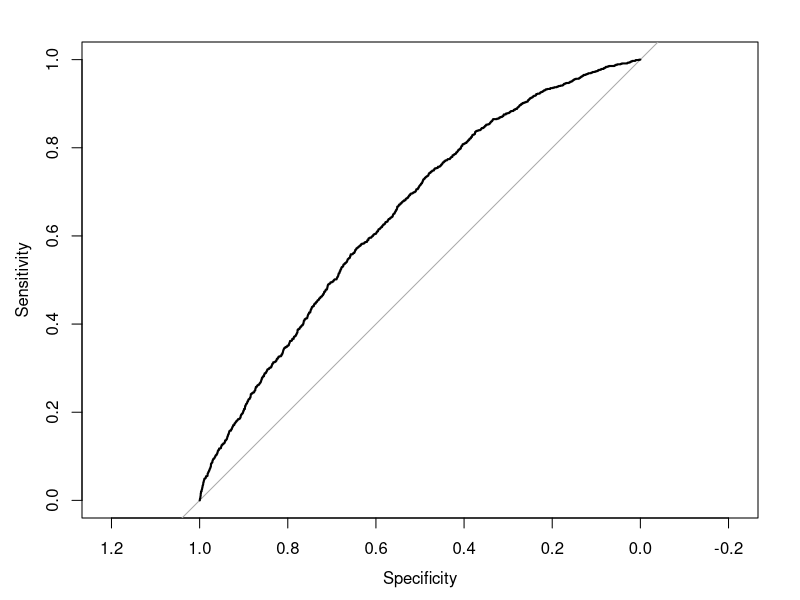

Here is the R script that generated this plot:

#### REGRESSAO LOGISTICA 
library(readr)
library(pROC)

test_set <- read_csv("test_set.csv")
training_set <- read_csv("training_set.csv")
attach(c(test_set, training_set))
test_set$X1 <- NULL
training_set$X1 <- NULL
# vamos construir um pequeno modelo para entendermos como funciona
log_model_cat <- glm(loan_status ~ ir_cat,
                     family = "binomial",
                     data = training_set
)


# Vamos ver os parametros do modelo 
log_model_cat

#QUANTO QUE A CHANCE DE DEFAULT AUMENTA SE COMPARARMOS 0-8 (variavel de referencia) COM 8-11
exp(log_model_cat$coefficients["ir_cat8-11"])

####Vamos construir um modelo maior com a seguinte linha de codigo
log_model_multi <- glm(loan_status ~ age + ir_cat + grade + loan_amnt + annual_inc, family = "binomial", data = training_set)


#### vamos ver os niveis de significancia dos parametros
summary(log_model_multi)

#### vamos usar a funcao predict para testar nosso modelo no test_set
predictions_all_small <- predict(log_model_multi, newdata = test_set, type = "response")

#### vamos verificar a variacao do nosso modelo de reg_logistica
range(predictions_all_small)

#### vamos finalmente construir um modelo com todos os parametros 
log_model_full <- glm(loan_status ~ ., family = "binomial", data = training_set)

#### Make PD-predictions for all test set elements using the the full logistic regression model
predictions_all_full <- predict(log_model_full, newdata = test_set, type = "response")

# vamos verificar novamente a variacao de probabilidade do nosso modelo
round(range(predictions_all_full),5)*100


### Vamos construir um vetor binario, transformando probabilidades acima de 15% 
### como 1 para default e probabilidades abaixo ou igual a 15% como nao default
pred_cutoff_15 <- ifelse(predictions_all_full > .15, 1,0)

# Construct a confusion matrix
table(test_set$loan_status, pred_cutoff_15)

# Classification accuracy=(TP+TN)/(TP+FP+TN+FN)
# Sensitivity=TP/(TP+FN)
# Specificity=TN/(TN+FP)

# Load the pROC-package
#library(pROC)
# Construct the objects containing ROC-information
ROC_all_full <- roc(test_set$loan_status, predictions_all_full)

# Draw all ROCs on one plot
plot(ROC_all_full)

# Compute the AUCs
auc(ROC_all_full)


# novos_dados <- data.frame(loan_status = c(),
#                     loan_amnt = c(100,200),
#                     grade = c("A", "C") ,
#                     home_ownership = c("RENT", "RENT") ,
#                      annual_inc = c(1000000,5000),
#                      age = c(30,20),
#                     ir_cat = as.factor(c("8-11", "0-8")) ,
#                      emp_cat = as.factor(c("0-15","0-15")))
# 
# predict(log_model_full, newdata = novos_dados, type = "response")

